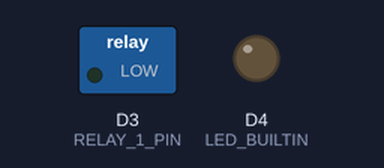
The program below on a simulated ESP8266 (NodeMCU). Shown: switched loads named in the program (green lamp = pin HIGH), output pins drawn as LEDs (lit = HIGH, except the on-board LED, lit = LOW).

Above: at 2.5 s.
At 5.5 s:
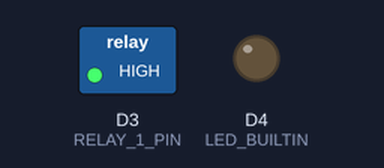
Timing chart, 0 to 6.5 s (numbered marks = the images above):
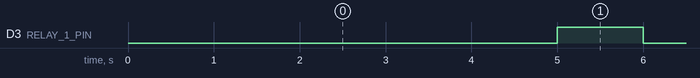

Measured:
- by itself, D3 (RELAY_1_PIN): alternates HIGH for 1.0 s and LOW for 4.0 s

The program:

main.cpp
```cpp
#include "Arduino.h"
#include "Lamp.h"

// using active low sainsmart 2 channel relay
#define RELAY_1_PIN D3
Lamp floorLamp(RELAY_1_PIN,true);

void setup()
{
  pinMode(LED_BUILTIN, OUTPUT);
  Serial.begin(9600);
  digitalWrite(LED_BUILTIN, HIGH);
}

void loop() {

  delay(1000);
  floorLamp.switchOn();
  delay(4000);
  floorLamp.switchOff();

}
```

Lamp.cpp
```cpp
#include "Arduino.h"
#include "Lamp.h"

bool isOn();
bool swicthOff();
bool switchOnIfDark();

Lamp::Lamp(int relayPin, bool isActiveLow)
{
        pin=relayPin;
        activeLow = isActiveLow;

        pinMode(pin, OUTPUT);
        switchOff();
}

bool Lamp::switchOn()
{
        if (activeLow)
        {
                digitalWrite(pin, LOW);
        }
        else{
                digitalWrite(pin, LOW);
        }
        switchedOn = true;
        return switchedOn;
}

bool Lamp::switchOff()
{
        if (activeLow)
        {
                digitalWrite(pin, HIGH);
        }
        else
        {
                digitalWrite(pin, LOW);
        }
        switchedOn = false;
        return switchedOn;
}

bool Lamp::isSwitchedOn()
{
        return switchedOn;
}
```

Lamp.h
```cpp
#ifndef _LAMP_h
#define _LAMP_h


class Lamp {
private:
int pin;
bool activeLow;
bool switchedOn =  false;

public:
bool switchOn();
bool switchOff();
bool isSwitchedOn();
Lamp(int relayPin, bool isActiveLow);
};

#endif
```
